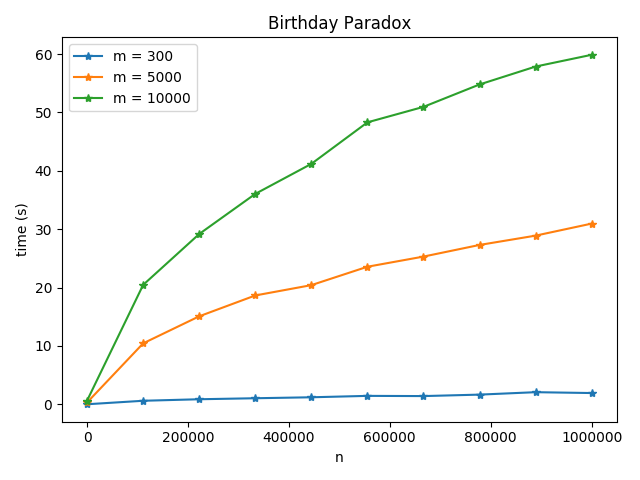

Reproduce this figure in Python.

import numpy as np
import matplotlib.pyplot as plt
import time
import random

def sample_function(n):
    k = 1
    nlist = set()
    t = 0
    r = random.randint(1, n)
    while t == 0:
        if r in nlist:
            return k
        else:
            nlist.add(r)
            k += 1
            r = random.randint(1, n)

timelist = np.zeros((10, 3))
mlist = [300, 5000, 10000]
nlist = np.linspace(100, 1000000, 10, dtype="I")
#nlist = [300, 500]
#mlist = [300]
#nlist = [5000]
print(nlist)
klist=[]
for ml in range(len(mlist)):
    m = mlist[ml]
    print(m)
    for z in range(len(nlist)):
        #print(z)
        n = nlist[z]
        print(n)
        start = time.time()
        for j in range(m):
            k = sample_function(n)
        end = time.time()
        print(end-start)
        timelist[z, ml] = end - start
np.savetxt("BPd.csv", timelist, delimiter=",")
#mean = np.sum(klist)/300
#print(mean)
#np.savetxt("BPd.csv", timelist, delimiter=",")
#print(timelist)

for s in range(len(mlist)):
    plt.plot(nlist, timelist[:,s], marker="*", label="m = "+str(mlist[s]))
plt.title("Birthday Paradox")
plt.xlabel("n")
plt.ylabel("time (s)")
plt.legend(loc="upper left")
plt.show()
'''

X = range(0, 300)
Y = []
for i in range(len(X)):
    y_val = 0
    for k in range(len(klist)):
        if klist[k] <= X[i]:
            y_val += 1
    #print(y_val)
    Y.append(y_val/300)

mean = np.sum(klist)/300
print(mean)

plt.scatter(X, Y, marker="*")
plt.title("Birthday Paradox CDP")
plt.xlabel("Trails of k")
plt.ylabel("Probability of success")
plt.show()
'''
